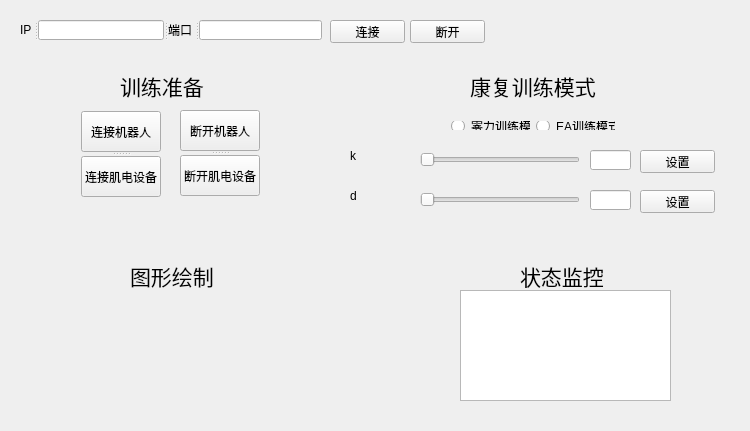
<?xml version="1.0" encoding="UTF-8"?>
<ui version="4.0">
 <class>Widget</class>
 <widget class="QWidget" name="Widget">
  <property name="geometry">
   <rect>
    <x>0</x>
    <y>0</y>
    <width>750</width>
    <height>431</height>
   </rect>
  </property>
  <property name="windowTitle">
   <string>Widget</string>
  </property>
  <widget class="QPushButton" name="link_button">
   <property name="geometry">
    <rect>
     <x>330</x>
     <y>20</y>
     <width>75</width>
     <height>23</height>
    </rect>
   </property>
   <property name="text">
    <string>连接</string>
   </property>
  </widget>
  <widget class="QPushButton" name="disconnect_button">
   <property name="geometry">
    <rect>
     <x>410</x>
     <y>20</y>
     <width>75</width>
     <height>23</height>
    </rect>
   </property>
   <property name="text">
    <string>断开</string>
   </property>
  </widget>
  <widget class="QLabel" name="label_5">
   <property name="geometry">
    <rect>
     <x>100</x>
     <y>69</y>
     <width>0</width>
     <height>12</height>
    </rect>
   </property>
   <property name="text">
    <string/>
   </property>
  </widget>
  <widget class="QLabel" name="label_6">
   <property name="geometry">
    <rect>
     <x>120</x>
     <y>70</y>
     <width>91</width>
     <height>31</height>
    </rect>
   </property>
   <property name="font">
    <font>
     <family>宋体</family>
     <pointsize>16</pointsize>
    </font>
   </property>
   <property name="text">
    <string>训练准备</string>
   </property>
  </widget>
  <widget class="QLabel" name="label_7">
   <property name="geometry">
    <rect>
     <x>470</x>
     <y>70</y>
     <width>131</width>
     <height>31</height>
    </rect>
   </property>
   <property name="font">
    <font>
     <family>宋体</family>
     <pointsize>16</pointsize>
    </font>
   </property>
   <property name="text">
    <string>康复训练模式</string>
   </property>
  </widget>
  <widget class="QLabel" name="label_8">
   <property name="geometry">
    <rect>
     <x>130</x>
     <y>260</y>
     <width>131</width>
     <height>31</height>
    </rect>
   </property>
   <property name="font">
    <font>
     <family>宋体</family>
     <pointsize>16</pointsize>
    </font>
   </property>
   <property name="text">
    <string>图形绘制</string>
   </property>
  </widget>
  <widget class="QLabel" name="label_9">
   <property name="geometry">
    <rect>
     <x>520</x>
     <y>260</y>
     <width>131</width>
     <height>31</height>
    </rect>
   </property>
   <property name="font">
    <font>
     <family>宋体</family>
     <pointsize>16</pointsize>
    </font>
   </property>
   <property name="text">
    <string>状态监控</string>
   </property>
  </widget>
  <widget class="QSlider" name="horizontalSlider">
   <property name="geometry">
    <rect>
     <x>420</x>
     <y>150</y>
     <width>160</width>
     <height>19</height>
    </rect>
   </property>
   <property name="orientation">
    <enum>Qt::Horizontal</enum>
   </property>
  </widget>
  <widget class="QSlider" name="horizontalSlider_2">
   <property name="geometry">
    <rect>
     <x>420</x>
     <y>190</y>
     <width>160</width>
     <height>19</height>
    </rect>
   </property>
   <property name="orientation">
    <enum>Qt::Horizontal</enum>
   </property>
  </widget>
  <widget class="QTextEdit" name="recvTextEdit">
   <property name="geometry">
    <rect>
     <x>460</x>
     <y>290</y>
     <width>211</width>
     <height>111</height>
    </rect>
   </property>
  </widget>
  <widget class="QSplitter" name="splitter_2">
   <property name="geometry">
    <rect>
     <x>20</x>
     <y>20</y>
     <width>302</width>
     <height>20</height>
    </rect>
   </property>
   <property name="orientation">
    <enum>Qt::Horizontal</enum>
   </property>
   <widget class="QLabel" name="label">
    <property name="text">
     <string>IP</string>
    </property>
   </widget>
   <widget class="QLineEdit" name="line_ip"/>
   <widget class="QSplitter" name="splitter">
    <property name="orientation">
     <enum>Qt::Horizontal</enum>
    </property>
    <widget class="QLabel" name="label_2">
     <property name="text">
      <string>端口</string>
     </property>
    </widget>
    <widget class="QLineEdit" name="line_port"/>
   </widget>
  </widget>
  <widget class="QSplitter" name="splitter_4">
   <property name="geometry">
    <rect>
     <x>180</x>
     <y>110</y>
     <width>80</width>
     <height>86</height>
    </rect>
   </property>
   <property name="orientation">
    <enum>Qt::Vertical</enum>
   </property>
   <widget class="QPushButton" name="disconnect_robot_button">
    <property name="text">
     <string>断开机器人</string>
    </property>
   </widget>
   <widget class="QPushButton" name="disconnect_muscle_button">
    <property name="text">
     <string>断开肌电设备</string>
    </property>
   </widget>
  </widget>
  <widget class="QSplitter" name="splitter_3">
   <property name="geometry">
    <rect>
     <x>81</x>
     <y>111</y>
     <width>80</width>
     <height>86</height>
    </rect>
   </property>
   <property name="orientation">
    <enum>Qt::Vertical</enum>
   </property>
   <widget class="QPushButton" name="link_robot_button">
    <property name="text">
     <string>连接机器人</string>
    </property>
   </widget>
   <widget class="QPushButton" name="link_muscle_button">
    <property name="text">
     <string>连接肌电设备</string>
    </property>
   </widget>
  </widget>
  <widget class="QLineEdit" name="line_port_k">
   <property name="geometry">
    <rect>
     <x>590</x>
     <y>150</y>
     <width>41</width>
     <height>20</height>
    </rect>
   </property>
  </widget>
  <widget class="QLineEdit" name="line_port_d">
   <property name="geometry">
    <rect>
     <x>590</x>
     <y>190</y>
     <width>41</width>
     <height>20</height>
    </rect>
   </property>
  </widget>
  <widget class="QPushButton" name="set_k_button">
   <property name="geometry">
    <rect>
     <x>640</x>
     <y>150</y>
     <width>75</width>
     <height>23</height>
    </rect>
   </property>
   <property name="text">
    <string>设置</string>
   </property>
  </widget>
  <widget class="QPushButton" name="set_d_button">
   <property name="geometry">
    <rect>
     <x>640</x>
     <y>190</y>
     <width>75</width>
     <height>23</height>
    </rect>
   </property>
   <property name="text">
    <string>设置</string>
   </property>
  </widget>
  <widget class="QLabel" name="label_3">
   <property name="geometry">
    <rect>
     <x>350</x>
     <y>150</y>
     <width>54</width>
     <height>12</height>
    </rect>
   </property>
   <property name="text">
    <string>k</string>
   </property>
  </widget>
  <widget class="QLabel" name="label_4">
   <property name="geometry">
    <rect>
     <x>350</x>
     <y>190</y>
     <width>54</width>
     <height>12</height>
    </rect>
   </property>
   <property name="text">
    <string>d</string>
   </property>
  </widget>
  <widget class="QWidget" name="">
   <property name="geometry">
    <rect>
     <x>440</x>
     <y>110</y>
     <width>186</width>
     <height>31</height>
    </rect>
   </property>
   <layout class="QGridLayout" name="gridLayout">
    <item row="0" column="0">
     <widget class="QRadioButton" name="zero_radioButton">
      <property name="text">
       <string>零力训练模式</string>
      </property>
     </widget>
    </item>
    <item row="0" column="1">
     <widget class="QRadioButton" name="EA_radioButton">
      <property name="text">
       <string>EA训练模式</string>
      </property>
     </widget>
    </item>
   </layout>
  </widget>
 </widget>
 <layoutdefault spacing="6" margin="11"/>
 <resources/>
 <connections/>
</ui>
